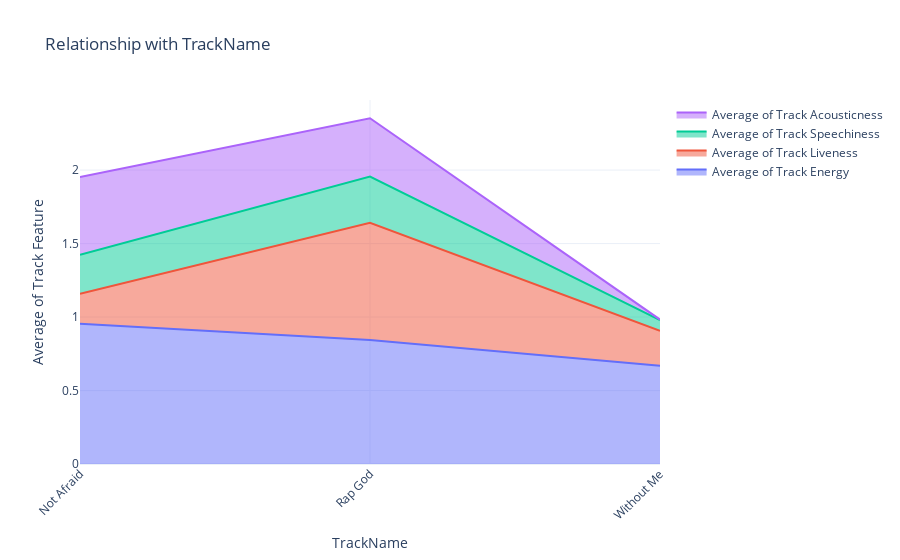

Write notebook code for a chart like this one.
### Markdown cell above
- Tổng số track 
- Tổng số follower
- độ hot 
- phần trăm engery
- phần trăm liveness
- tổng instrucmentalness
- đem cái top 10 ở overview xuống thế trên overview bằng cái dưới

### Code cell
df_plot = artist_df[["track_name", "energy", "liveness", "speechiness", "acousticness"]].dropna().head(30)

fig = go.Figure()

for col in ["energy", "liveness", "speechiness", "acousticness"]:
    fig.add_trace(go.Scatter(
        x=df_plot["track_name"],
        y=df_plot[col],
        mode='lines',
        stackgroup='one',  # stack để tạo area chart
        name=f"Average of Track {col.capitalize()}"
    ))

fig.update_layout(
    title="Relationship with TrackName",
    xaxis_title="TrackName",
    yaxis_title="Average of Track Feature",
    xaxis_tickangle=-45,
    template="plotly_white"
)

fig.show()

### Figure 1 — Plotly figure (JSON) as saved in the notebook; plotly's stock layout.template omitted (floating-point values rounded to 4 significant figures)
{"data": [{"mode": "lines", "name": "Average of Track Energy", "stackgroup": "one", "type": "scatter", "x": ["Not Afraid", "Rap God", "Without Me"], "y": [0.954, 0.843, 0.669]}, {"mode": "lines", "name": "Average of Track Liveness", "stackgroup": "one", "type": "scatter", "x": ["Not Afraid", "Rap God", "Without Me"], "y": [0.205, 0.799, 0.237]}, {"mode": "lines", "name": "Average of Track Speechiness", "stackgroup": "one", "type": "scatter", "x": ["Not Afraid", "Rap God", "Without Me"], "y": [0.264, 0.314, 0.0738]}, {"mode": "lines", "name": "Average of Track Acousticness", "stackgroup": "one", "type": "scatter", "x": ["Not Afraid", "Rap God", "Without Me"], "y": [0.529, 0.397, 0.00286]}], "layout": {"autosize": true, "title": {"text": "Relationship with TrackName"}, "xaxis": {"autorange": true, "range": [0, 2], "tickangle": -45, "title": {"text": "TrackName"}, "type": "category"}, "yaxis": {"autorange": true, "range": [0, 2.477], "title": {"text": "Average of Track Feature"}, "type": "linear"}}}
